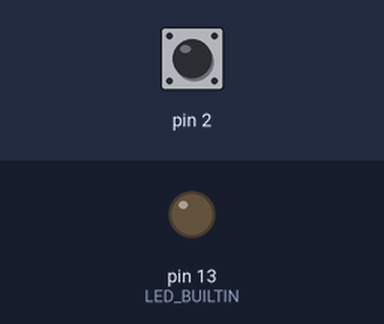
The sketch below on a simulated Arduino Uno, built with avr-gcc and run on an emulated ATmega328P. On the bench: output pins drawn as LEDs (lit = HIGH). The test bench sets the inputs (shaded band); at power-on: pin 2 HIGH.

Above: at 1.2 s.
1.3 s: pin 2 pulled LOW for 0.15 s
At 1.37 s:
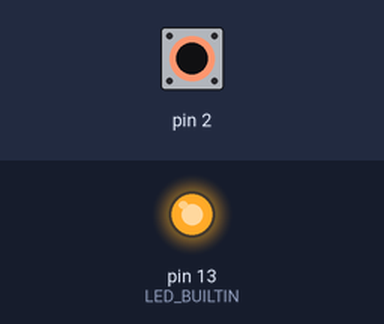
2.9 s: pin 2 pulled LOW for 3.2 s
At 6.9 s:
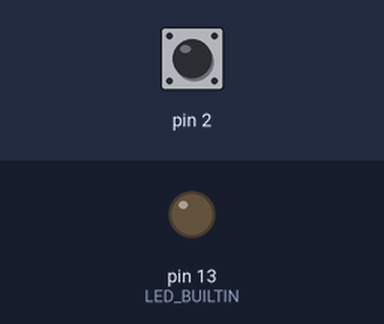
Timing chart, 0 to 8.4 s (numbered marks = the images above; inputs shaded):
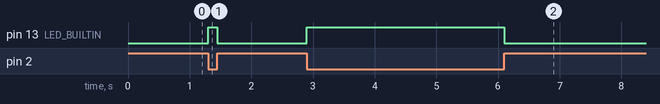

The sketch:

push_button_light_control1.ino
```cpp
void setup() {
  pinMode(2, INPUT_PULLUP);
  pinMode(LED_BUILTIN, OUTPUT);
}

void loop() {
  if (digitalRead(2) == LOW) {
    digitalWrite(LED_BUILTIN, HIGH);
  } else {
    digitalWrite(LED_BUILTIN, LOW);
  }
}
```

Measured:
- after the input at 1.3 s, pin 13 (LED_BUILTIN): LOW → HIGH at once, → LOW 0.15 s later
- after the input at 2.9 s, pin 13 (LED_BUILTIN): LOW → HIGH at once, → LOW 3.2 s later
